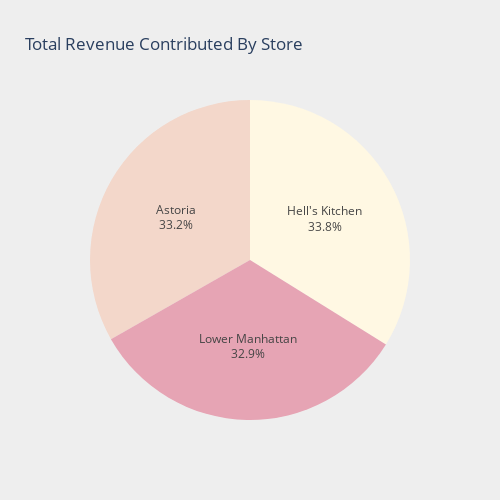

The code cell stored with this chart in its notebook:
### Markdown cell above
<a id="2.1"></a>
# <div style="background: #77447b;font-family: monospace; font-weight: bold; font-size: 50%; text-align: center; border-bottom: 0.3px solid #004466;"> Total Revenue COntributed By Store </div>

### Code cell
revenue_by_store = df.groupby("store_location")["Total Revenue"].sum().reset_index()

# Define a color palette for the pie chart
colors_palette = ["#FFF8E3", "#F3D7CA", "#E6A4B4"]

# Generate the pie chart
fig = px.pie(
    revenue_by_store,
    values="Total Revenue",
    names="store_location",
    title="Total Revenue Contributed By Store",
    width=500,
    height=500,
    color_discrete_sequence=colors_palette
)

fig.update_traces(textposition='inside', textinfo='percent+label')
fig.update_layout(
    plot_bgcolor="#EEEEEE",  # Background color of the plot area
    paper_bgcolor="#EEEEEE",  # Background color of the entire figure
    showlegend=False  # Hide the legend
)


fig.show()

### Figure 1 — Plotly figure (JSON) as saved in the notebook; plotly's stock layout.template omitted (floating-point values rounded to 4 significant figures)
{"data": [{"domain": {"x": [0, 1], "y": [0, 1]}, "hovertemplate": "store_location=%{label}<br>Total Revenue=%{value}<extra></extra>", "labels": ["Astoria", "Hell's Kitchen", "Lower Manhattan"], "legendgroup": "", "name": "", "showlegend": true, "textinfo": "percent+label", "textposition": "inside", "type": "pie", "values": [232200.0, 236500.0, 230100.0]}], "layout": {"height": 500, "legend": {"tracegroupgap": 0}, "paper_bgcolor": "#EEEEEE", "piecolorway": ["#FFF8E3", "#F3D7CA", "#E6A4B4"], "plot_bgcolor": "#EEEEEE", "showlegend": false, "title": {"text": "Total Revenue Contributed By Store"}, "width": 500}}
